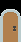

Below is a game level as drawn by its tile map, then a one-line description and the .tmx file that defines it, in full:
An orthogonal 1x2 tile map with 21x21 px tiles, 1 tile layer (Calque de Tile 1).

<map version="1.0" orientation="orthogonal" renderorder="right-down" width="1" height="2" tilewidth="21" tileheight="21" nextobjectid="1">
 <tileset firstgid="1" name="pixel" tilewidth="21" tileheight="21" spacing="2" margin="2" tilecount="961" columns="30">
  <image source="images/pixel.png" width="692" height="692" />
 </tileset>
 <layer name="Calque de Tile 1" width="1" height="2">
  <data encoding="csv">
167,
168
</data>
 </layer>
</map>
